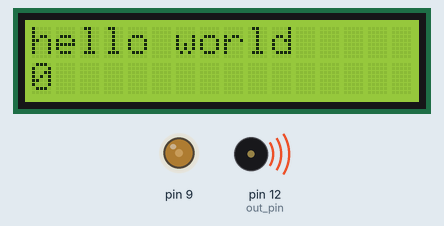
The sketch below on a simulated Arduino Uno, built with avr-gcc and run on an emulated ATmega328P. Parts: 16×2 character LCD, output pins drawn as LEDs (lit = HIGH), buzzer (waves = sounding).

Above: at 0.1 s.
At 9.1 s:
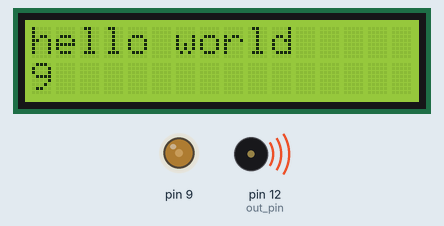
At 19.1 s:
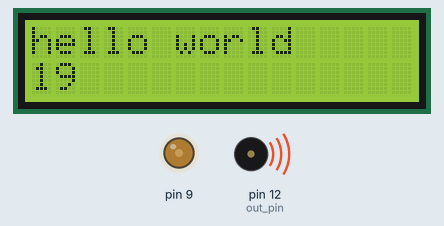
At 39.1 s:
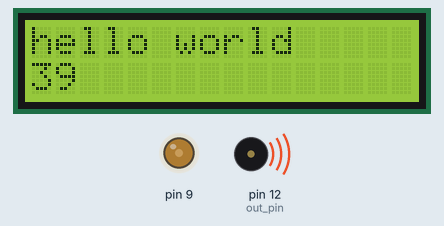
Timing chart, 0 to 40.0 s (numbered marks = the images above):
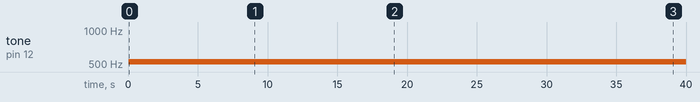

Measured:
- by itself, tone on pin 12 (out_pin): silent → 523 Hz at 0.06 s
- what the display in image 1 shows lasts 1.0 s, from 9.0 s to 10.0 s

The sketch:

LCDtest.ino
```cpp
#include <LiquidCrystal.h>

const int out_pin = 12;

LiquidCrystal lcd(1,2,3,4,5,6,7);
void setup() {
analogWrite(9, 80);
lcd.begin(16, 2);

}

void loop() {
lcd.setCursor(0,0);
lcd.print("hello world");
lcd.setCursor(0, 1);
lcd.print(millis()/1000);
tone(out_pin,523U,523U);
}
```
